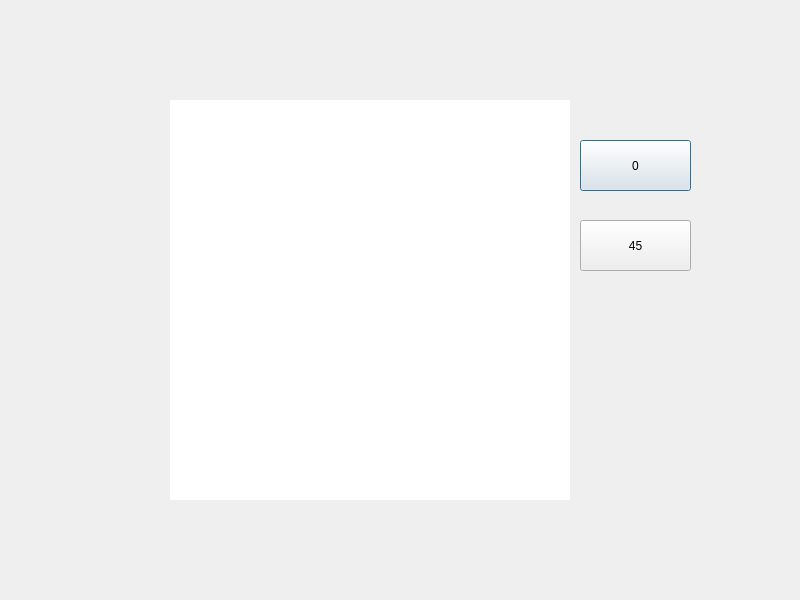
<?xml version="1.0" encoding="UTF-8"?>
<ui version="4.0">
 <class>mainWindows</class>
 <widget class="QDialog" name="mainWindows">
  <property name="geometry">
   <rect>
    <x>0</x>
    <y>0</y>
    <width>800</width>
    <height>600</height>
   </rect>
  </property>
  <property name="windowTitle">
   <string>Dialog</string>
  </property>
  <widget class="QStackedWidget" name="DrawFrame">
   <property name="geometry">
    <rect>
     <x>170</x>
     <y>100</y>
     <width>400</width>
     <height>400</height>
    </rect>
   </property>
   <property name="styleSheet">
    <string notr="true">background-color: rgb(255, 255, 255);</string>
   </property>
   <widget class="QWidget" name="DrawFramePage1" native="true"/>
  </widget>
  <widget class="QPushButton" name="pd_U">
   <property name="geometry">
    <rect>
     <x>580</x>
     <y>140</y>
     <width>111</width>
     <height>51</height>
    </rect>
   </property>
   <property name="text">
    <string>0</string>
   </property>
  </widget>
  <widget class="QPushButton" name="pb_UR">
   <property name="geometry">
    <rect>
     <x>580</x>
     <y>220</y>
     <width>111</width>
     <height>51</height>
    </rect>
   </property>
   <property name="text">
    <string>45</string>
   </property>
  </widget>
 </widget>
 <resources/>
 <connections/>
</ui>
